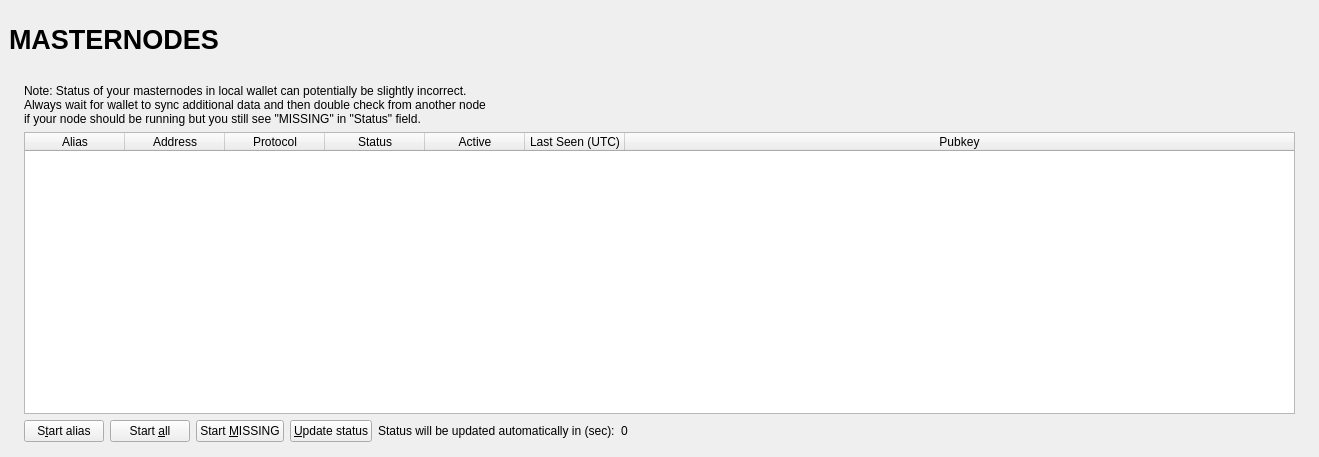
<?xml version="1.0" encoding="UTF-8"?>
<ui version="4.0">
 <class>MasternodeList</class>
  <widget class="QWidget" name="MasternodeList">
    <property name="geometry">
      <rect>
        <x>0</x>
        <y>0</y>
        <width>1319</width>
        <height>457</height>
      </rect>
    </property>
    <property name="windowTitle">
      <string>Form</string>
    </property>
    <layout class="QVBoxLayout" name="topLayout" stretch="0">
      <property name="leftMargin">
        <number>9</number>
      </property>
      <property name="topMargin">
        <number>9</number>
      </property>
      <property name="rightMargin">
        <number>9</number>
      </property>
      <property name="bottomMargin">
        <number>9</number>
      </property>
      <item>
        <layout class="QVBoxLayout" name="verticalLayout_Master" stretch="0,1">
          <property name="spacing">
            <number>0</number>
          </property>
          <item>
            <widget class="QFrame" name="frame_Header">
              <layout class="QVBoxLayout" name="verticalLayout_4">
                <property name="leftMargin">
                  <number>0</number>
                </property>
                <property name="topMargin">
                  <number>0</number>
                </property>
                <property name="rightMargin">
                  <number>0</number>
                </property>
                <property name="bottomMargin">
                  <number>0</number>
                </property>
                <item>
                  <layout class="QHBoxLayout" name="horizontalLayout_Header" stretch="1,0,1,0,0">
                    <item>
                      <widget class="QLabel" name="labelOverviewHeaderLeft">
                        <property name="minimumSize">
                          <size>
                            <width>464</width>
                            <height>60</height>
                          </size>
                        </property>
                        <property name="maximumSize">
                          <size>
                            <width>16777215</width>
                            <height>60</height>
                          </size>
                        </property>
                        <property name="font">
                          <font>
                            <pointsize>20</pointsize>
                            <weight>75</weight>
                            <bold>true</bold>
                          </font>
                        </property>
                        <property name="text">
                          <string>MASTERNODES</string>
                        </property>
                      </widget>
                    </item>
                    <item>
                      <spacer name="horizontalSpacer">
                        <property name="orientation">
                          <enum>Qt::Horizontal</enum>
                        </property>
                        <property name="sizeHint" stdset="0">
                          <size>
                            <width>40</width>
                            <height>20</height>
                          </size>
                        </property>
                      </spacer>
                    </item>
                    <item>
                      <widget class="QLabel" name="labelOverviewHeaderRight">
                        <property name="minimumSize">
                          <size>
                            <width>464</width>
                            <height>60</height>
                          </size>
                        </property>
                        <property name="maximumSize">
                          <size>
                            <width>16777215</width>
                            <height>60</height>
                          </size>
                        </property>
                        <property name="font">
                          <font>
                            <pointsize>14</pointsize>
                          </font>
                        </property>
                        <property name="text">
                          <string/>
                        </property>
                        <property name="alignment">
                          <set>Qt::AlignRight|Qt::AlignTrailing|Qt::AlignVCenter</set>
                        </property>
                      </widget>
                    </item>
                  </layout>
                </item>
              </layout>
            </widget>
          </item>
          <item>
            <widget class="QFrame" name="frame_BG">
              <layout class="QVBoxLayout" name="verticalLayout_3">
                <property name="leftMargin">
                  <number>6</number>
                </property>
                <property name="topMargin">
                  <number>6</number>
                </property>
                <property name="rightMargin">
                  <number>6</number>
                </property>
                <property name="bottomMargin">
                  <number>6</number>
                </property>
                <item>
                  <widget class="QFrame" name="frame_Content">
                    <layout class="QVBoxLayout" name="verticalLayout">
                      <property name="spacing">
                        <number>0</number>
                      </property>
                      <property name="leftMargin">
                        <number>0</number>
                      </property>
                      <property name="topMargin">
                        <number>0</number>
                      </property>
                      <property name="rightMargin">
                        <number>0</number>
                      </property>
                      <property name="bottomMargin">
                        <number>0</number>
                      </property>
                      <item>
                        <layout class="QGridLayout" name="gridLayout_2">
                          <item row="0" column="0">
                            <widget class="QFrame" name="frameList">
                              <layout class="QVBoxLayout" name="verticalLayout_2">
                              <property name="bottomMargin">
                                <number>0</number>
                              </property>
                              <item>
                                <layout class="QHBoxLayout" name="horizontalLayout_note">
                                  <property name="bottomMargin">
                                    <number>0</number>
                                  </property>
                                  <item>
                                    <widget class="QLabel" name="updateNote">
                                      <property name="text">
                                        <string>Note: Status of your masternodes in local wallet can potentially be slightly incorrect.&lt;br /&gt;Always wait for wallet to sync additional data and then double check from another node&lt;br /&gt;if your node should be running but you still see &quot;MISSING&quot; in &quot;Status&quot; field.</string>
                                      </property>
                                    </widget>
                                  </item>
                                </layout>
                              </item>
                              <item>
                                <widget class="QTableWidget" name="tableWidgetMyMasternodes">
                                  <property name="minimumSize">
                                    <size>
                                      <width>695</width>
                                      <height>0</height>
                                    </size>
                                  </property>
                                  <property name="palette">
                                    <palette>
                                      <active>
                                        <colorrole role="Text">
                                          <brush brushstyle="SolidPattern">
                                            <color alpha="255">
                                              <red>51</red>
                                              <green>51</green>
                                              <blue>51</blue>
                                            </color>
                                          </brush>
                                        </colorrole>
                                      </active>
                                      <inactive>
                                        <colorrole role="Text">
                                          <brush brushstyle="SolidPattern">
                                            <color alpha="255">
                                              <red>51</red>
                                              <green>51</green>
                                              <blue>51</blue>
                                            </color>
                                          </brush>
                                        </colorrole>
                                      </inactive>
                                      <disabled>
                                        <colorrole role="Text">
                                          <brush brushstyle="SolidPattern">
                                            <color alpha="255">
                                              <red>85</red>
                                              <green>85</green>
                                              <blue>85</blue>
                                            </color>
                                          </brush>
                                        </colorrole>
                                      </disabled>
                                    </palette>
                                  </property>
                                  <property name="editTriggers">
                                    <set>QAbstractItemView::NoEditTriggers</set>
                                  </property>
                                  <property name="alternatingRowColors">
                                    <bool>true</bool>
                                  </property>
                                  <property name="selectionMode">
                                    <enum>QAbstractItemView::SingleSelection</enum>
                                  </property>
                                  <property name="selectionBehavior">
                                    <enum>QAbstractItemView::SelectRows</enum>
                                  </property>
                                  <property name="sortingEnabled">
                                    <bool>true</bool>
                                  </property>
                                  <attribute name="horizontalHeaderStretchLastSection">
                                    <bool>true</bool>
                                  </attribute>
                                  <attribute name="ResizeMode">
                                    <enum>QHeaderView::Interactive</enum>
                                  </attribute>
                                  <column>
                                    <property name="text">
                                      <string>Alias</string>
                                    </property>
                                  </column>
                                  <column>
                                    <property name="text">
                                      <string>Address</string>
                                    </property>
                                  </column>
                                  <column>
                                    <property name="text">
                                      <string>Protocol</string>
                                    </property>
                                  </column>
                                  <column>
                                    <property name="text">
                                      <string>Status</string>
                                    </property>
                                  </column>
                                  <column>
                                    <property name="text">
                                      <string>Active</string>
                                    </property>
                                  </column>
                                  <column>
                                    <property name="text">
                                      <string>Last Seen (UTC)</string>
                                    </property>
                                  </column>
                                  <column>
                                    <property name="text">
                                      <string>Pubkey</string>
                                    </property>
                                  </column>
                                </widget>
                              </item>
                              <item>
                                <layout class="QHBoxLayout" name="horizontalLayout_5">
                                  <property name="bottomMargin">
                                    <number>0</number>
                                  </property>
                                  <item>
                                    <widget class="QPushButton" name="startButton">
                                      <property name="text">
                                        <string>S&amp;tart alias</string>
                                      </property>
                                    </widget>
                                  </item>
                                  <item>
                                    <widget class="QPushButton" name="startAllButton">
                                      <property name="text">
                                        <string>Start &amp;all</string>
                                      </property>
                                    </widget>
                                  </item>
                                  <item>
                                    <widget class="QPushButton" name="startMissingButton">
                                      <property name="text">
                                        <string>Start &amp;MISSING</string>
                                      </property>
                                    </widget>
                                  </item>
                                  <item>
                                    <widget class="QPushButton" name="UpdateButton">
                                      <property name="text">
                                        <string>&amp;Update status</string>
                                      </property>
                                    </widget>
                                  </item>
                                  <item>
                                    <widget class="QLabel" name="autoupdate_label">
                                      <property name="text">
                                        <string>Status will be updated automatically in (sec):</string>
                                      </property>
                                    </widget>
                                  </item>
                                  <item>
                                    <widget class="QLabel" name="secondsLabel">
                                      <property name="text">
                                        <string>0</string>
                                      </property>
                                    </widget>
                                  </item>
                                  <item>
                                    <spacer name="horizontalSpacer_5">
                                      <property name="orientation">
                                        <enum>Qt::Horizontal</enum>
                                      </property>
                                      <property name="sizeHint" stdset="0">
                                        <size>
                                          <width>40</width>
                                          <height>20</height>
                                        </size>
                                      </property>
                                    </spacer>
                                  </item>
                                </layout>
                              </item>
                            </layout>
                            </widget>
                          </item>
                        </layout>
                      </item>
                    </layout>
                  </widget>
                </item>
              </layout>
            </widget>
          </item>
        </layout>
      </item>
    </layout>
  </widget>
 <resources/>
 <connections/>
</ui>
